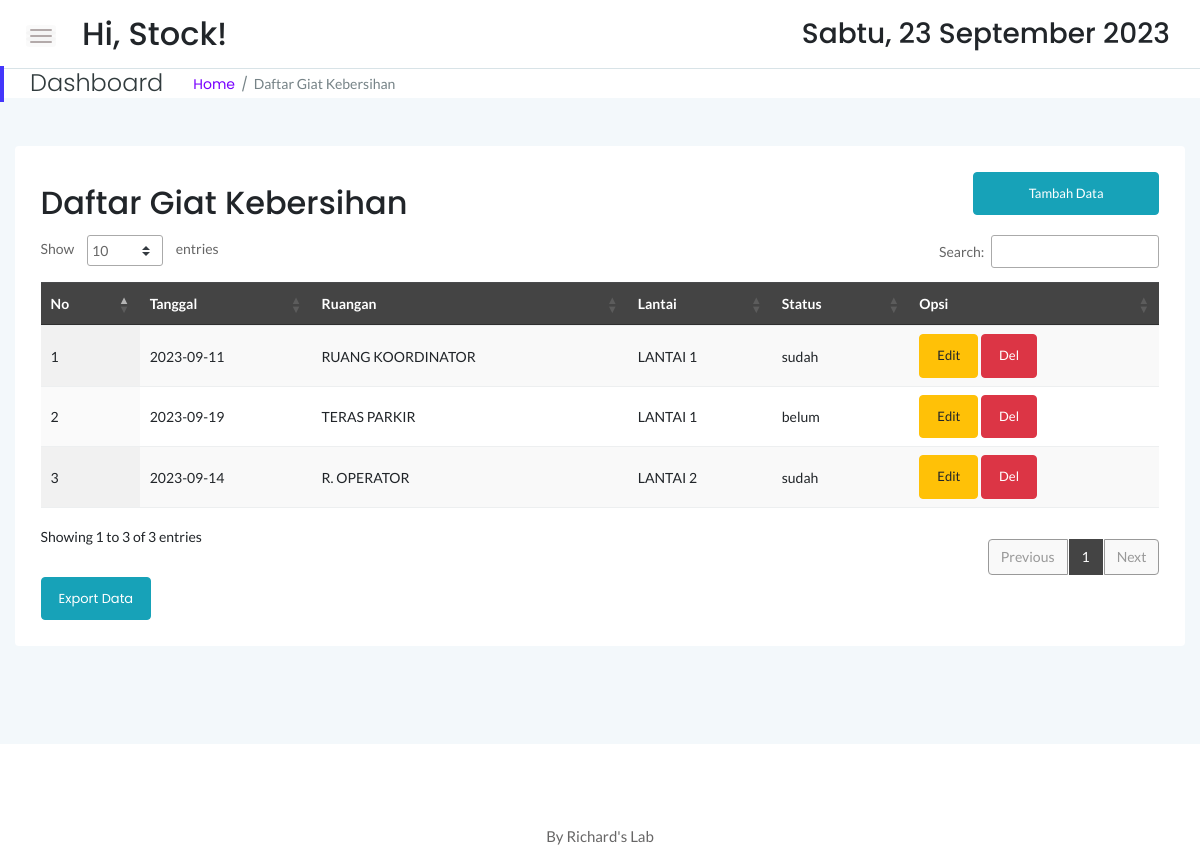
The app's page /stock/kebersihan.php (signed in) with its own data.
### tables this page shows
CREATE TABLE `status_ruangan` (
  `id` int(11) NOT NULL,
  `tanggal` date NOT NULL,
  `id_ruangan` varchar(256) NOT NULL,
  `status` varchar(30) NOT NULL
);

CREATE TABLE `ruangan` (
  `id` int(11) NOT NULL,
  `lantai` varchar(256) NOT NULL,
  `ruangan` varchar(256) NOT NULL
);

### stock/kebersihan.php (the view, shortened to what this page needs)
<!doctype html>
<html class="no-js" lang="en">
<?php
    include '../dbconnect.php';
	?>
<head>
    <link rel="stylesheet" href="assets/css/bootstrap.min.css">
    <link rel="stylesheet" href="assets/css/font-awesome.min.css">
    <link rel="stylesheet" href="assets/css/themify-icons.css">
    <link rel="stylesheet" href="assets/css/metisMenu.css">
    <link rel="stylesheet" href="assets/css/owl.carousel.min.css">
    <link rel="stylesheet" href="assets/css/slicknav.min.css">
    <link rel="stylesheet" href="https://www.amcharts.com/lib/3/plugins/export/export.css" type="text/css" media="all" />
	<link rel="stylesheet" type="text/css" href="https://cdn.datatables.net/1.10.19/css/jquery.dataTables.min.css">
    <link rel="stylesheet" type="text/css" href="https://cdn.datatables.net/1.10.19/css/jquery.dataTables.css">
    <link rel="stylesheet" type="text/css" href="https://cdn.datatables.net/1.10.18/css/dataTables.bootstrap4.min.css">
    <link rel="stylesheet" type="text/css" href="https://cdn.datatables.net/responsive/2.2.3/css/responsive.bootstrap.min.css">
    <link rel="stylesheet" type="text/css" href="https://cdn.datatables.net/responsive/2.2.3/css/responsive.jqueryui.min.css">
	<link rel="stylesheet" type="text/css" href="https://cdn.datatables.net/buttons/1.5.2/css/buttons.dataTables.min.css">
    <link rel="stylesheet" href="assets/css/typography.css">
    <link rel="stylesheet" href="assets/css/default-css.css">
    <link rel="stylesheet" href="assets/css/styles.css">
    <link rel="stylesheet" href="assets/css/responsive.css">
</head>
<body>
    <div class="page-container">
        <div class="main-content">
            <div class="header-area">
                <div class="row align-items-center">
                    <div class="col-md-6 col-sm-8 clearfix">
                        <div class="nav-btn pull-left">
                            <span></span>
                            <span></span>
                            <span></span>
                        </div>
                        <div class="search-box pull-left">
                            <form action="#">
                                <h2>Hi, <?=$_SESSION['user'];?>!</h2>
                            </form>
                        </div>
                    </div>
                    <div class="col-md-6 col-sm-4 clearfix">
                        <ul class="notification-area pull-right">
                            <li><h3><div class="date">
						</b></div></h3>
						</li>
                        </ul>
                    </div>
                </div>
            </div>
            <div class="page-title-area">
                <div class="row align-items-center">
                    <div class="col-sm-6">
                        <div class="breadcrumbs-area clearfix">
                            <h4 class="page-title pull-left">Dashboard</h4>
                            <ul class="breadcrumbs pull-left">
                                <li><a href="index.php">Home</a></li>
                                <li><span>Daftar Giat Kebersihan</span></li>
                            </ul>
                        </div>
                    </div>
                    <div class="col-sm-6 clearfix">
                    </div>
                </div>
            </div>
            <div class="main-content-inner">
                <div class="row mt-5 mb-5">
                    <div class="col-12">
                        <div class="card">
                            <div class="card-body">
                                <div class="d-sm-flex justify-content-between align-items-center">
									<h2>Daftar Giat Kebersihan</h2>
									<button style="margin-bottom:20px" data-toggle="modal" data-target="#myModal" class="btn btn-info col-md-2"><span class="glyphicon glyphicon-plus"></span>Tambah Data</button>
                                </div>
                                    <div class="data-tables datatable-dark">
										 <table id="dataTable3" class="display" style="width:100%"><thead class="thead-dark">
											<tr>
												<th>No</th>
												<th>Tanggal</th>
												<th>Ruangan</th>
                                                <th>Lantai</th>
												<th>Status</th>
												<th>Opsi</th>
											</tr></thead><tbody>
											<?php
											$brgs=mysqli_query($conn,"SELECT * from status_ruangan order by id ASC");
											$no=1;
											while($p=mysqli_fetch_array($brgs)){
                                                $idb = $p['id'];
                                                $id_Ruangan = $p['id_ruangan'];
												?>
												<tr>
													<td><?php echo $no++ ?></td>
													<td><?php echo $p['tanggal'] ?></td>
                                                    <?php
                                                    $det = mysqli_query($conn,"select * from ruangan where id = ". $id_Ruangan);
                                                    $row = mysqli_fetch_assoc($det);
                                                    ?>
													<td><?php echo $row['ruangan'] ?></td>
                                                    <td><?php echo $row['lantai'] ?></td>
													<td><?php echo $p['status'] ?></td>
													<td><button data-toggle="modal" data-target="#edit<?=$idb;?>" class="btn btn-warning">Edit</button> <button data-toggle="modal" data-target="#del<?=$idb;?>" class="btn btn-danger">Del</button></td>
												</tr>
												<?php
											}
											?>
										</tbody>
										</table>
                                    </div>
									<a href="export_eva_dokgiat.php" target="_blank" class="btn btn-info">Export Data</a>
                                </div>
                            </div>
                        </div>
                    </div>
                </div>
            </div>
        </div>
        <footer>
            <div class="footer-area">
                <p>By Richard's Lab</p>
            </div>
        </footer>
</body>
</html>

### stock/assets/css/typography.css (style rules this page uses)
body { font-size: 14px; font-family: 'Lato', sans-serif; }
h1, h2, h3, h4, h5, h6 { margin: 0; font-family: 'Poppins', sans-serif; }
p { font-family: 'Lato', sans-serif; font-size: 15px; line-height: 26px; color: #444; margin-bottom: 0; }
a, a:visited { text-decoration: none; transition: all 0.3s ease-in-out; -webkit-transition: all 0.3s ease-in-out; -moz-transition: all 0.3s ease-in-out; -o-transition: all 0.3s ease-in-out; outline: 0; font-family: 'Poppins', sans-serif; }
ul, ol { margin-bottom: 0px; margin-top: 0px; padding: 0; }
ul { margin: 0; list-style-type: none; }
button { cursor: pointer; outline: none!important; letter-spacing: 0; }

### stock/assets/css/default-css.css (style rules this page uses)
* { margin: 0; padding: 0; box-sizing: border-box; }
*, *:before, *:after { -moz-box-sizing: border-box; -webkit-box-sizing: border-box; box-sizing: border-box; }
html { -webkit-font-smoothing: antialiased; }
body { background: #fff; font-weight: normal; -webkit-font-smoothing: antialiased; -webkit-text-size-adjust: 100%; }
:root { --primary-color: #4336FB; }

### stock/assets/css/styles.css (style rules this page uses)
.page-container { width: 100%; height: 100%; min-height: 100vh; padding-left: 280px; -webkit-transition: padding-left 0.3s ease 0s; transition: padding-left 0.3s ease 0s; }
.card { border: none; border-radius: 4px; background-color: #fff; -webkit-transition: all 0.3s ease 0s; transition: all 0.3s ease 0s; }
.card-body { padding: 25.6px; padding: 1.6rem; }
.main-content { width: 100%; background: #F3F8FB; }
.main-content-inner { padding: 0 30px 50px; }
.header-area { padding: 15px 30px; background: #fff; border-bottom: 1px solid #d8e3e7; }
.nav-btn { margin-right: 30px; margin-top: 10px; cursor: pointer; }
.nav-btn span { display: block; width: 22px; height: 2px; background: #b3aaaa; margin: 4px 0; border-radius: 15px; -webkit-transition: all 0.3s ease 0s; transition: all 0.3s ease 0s; box-shadow: 0 0 0 4px rgba(99, 96, 96, 0.03); }
.search-box form { position: relative; }
.notification-area { -webkit-user-select: none; -moz-user-select: none; -ms-user-select: none; user-select: none; position: relative; z-index: 1; }
.notification-area li { display: inline-block; margin-left: 20px; cursor: pointer; -webkit-user-select: none; -moz-user-select: none; -ms-user-select: none; user-select: none; }
.page-title-area { padding: 0 30px; background: #fff; position: relative; }
.page-title-area:before { content: ''; position: absolute; left: 0; top: 50%; width: 4px; height: 36px; background: var(--primary-color); -webkit-transform: translateY(-50%); transform: translateY(-50%); }
.page-title { font-size: 24px; font-weight: 300; color: #313b3d; letter-spacing: 0; margin-right: 30px; }
ul.breadcrumbs { margin-top: 4px; }
.breadcrumbs li { display: inline-block; }
.breadcrumbs li a, .breadcrumbs li span { display: block; font-size: 14px; font-weight: 400; color: #7801ff; letter-spacing: 0; margin-right: 16px; position: relative; }
.breadcrumbs li a:before { content: '/'; color: #768387; position: absolute; right: -13px; top: 0; }
.breadcrumbs li span { margin-right: 0; color: #768387; text-transform: capitalize; }
.footer-area { text-align: center; padding: 23px 0 19px; background: #fff; }
.footer-area p { color: #676666; margin-bottom: 0; }
.btn { padding: 11px 17px; font-size: 13px; letter-spacing: 0; }
table tr th { border-bottom: none; }
table tr th, table tr td { border-top: 1px solid rgba(120, 130, 140, 0.13) !important; }
table.dataTable.no-footer { border-bottom: 1px solid rgba(120, 130, 140, 0.13) !important; }
table.dataTable thead th, table.dataTable thead td { border-bottom-color: transparent; }
.datatable-dark thead { background: #444; color: #fff; }

### stock/assets/css/responsive.css (style rules this page uses)
@media (min-width: 1200px) and (max-width: 1364px) { .main-content-inner { padding: 0 15px 50px; } }
@media (min-width: 1200px) and (max-width: 1364px) { .page-container, .sbar_collapsed.page-container { padding-left: 0; } }

### records on screen
status_ruangan: tanggal "2023-09-11", id_ruangan.ruangan "RUANG KOORDINATOR", id_ruangan.lantai "LANTAI 1", status "sudah"
status_ruangan: tanggal "2023-09-19", id_ruangan.ruangan "TERAS PARKIR", id_ruangan.lantai "LANTAI 1", status "belum"
status_ruangan: tanggal "2023-09-14", id_ruangan.ruangan "R. OPERATOR", id_ruangan.lantai "LANTAI 2", status "sudah"

### other values on screen
$_SESSION['user'] "Stock"
